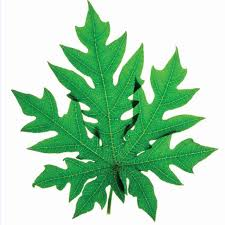
#> input picture Tugas_Sesi2/Citra Digital/Daun Pepaya.jpeg, 225 x 225 px, found by its file name
$ python Binner_Channel.py
#> lines starting #> are read from the running program, lines starting #| are printed output that depends on the picture; after the words box and inside, x2 and y2 are one past the last pixel; in counts of white or black regions, pixels touching at a corner belong together
import numpy as np
import imageio.v3 as img

image_path = "D:\OneDrive\Documents\RGB\Tugas_Sesi2\Citra Digital\Daun Pepaya.jpeg"
image = img.imread(image_path)
#> image is the input picture: shape (225, 225, 3); mean R, G, B 168.7, 212.2, 179.1

if len (image.shape) < 3 or image.shape[2] != 3:
    print("Format Gambar Harus RGB")
    exit()

red = image[:,:,0]
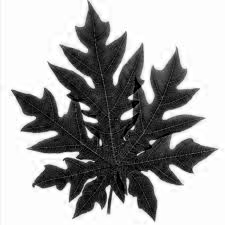
#> red: shape (225, 225); min 0, max 255, mean 168.7
green = image[:,:,1]
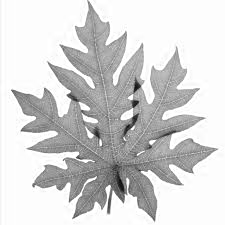
#> green: shape (225, 225); min 8, max 255, mean 212.2
blue = image[:,:,2]
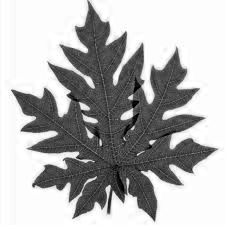
#> blue: shape (225, 225); min 0, max 255, mean 179.1

gray = 0.299 * red + 0.587 * green + 0.144 * blue
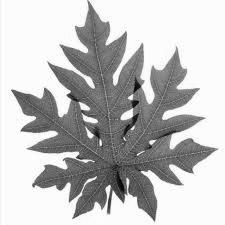
#> gray: shape (225, 225) float64; min 4.7, max 262.6, mean 200.8; drawn with min black and max white

image_gray = np.zeros_like(image)
image_gray[:,:,0] = gray
image_gray[:,:,1] = gray
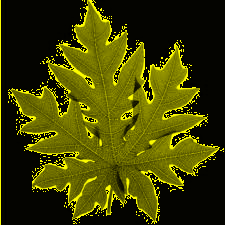
#> image_gray: shape (225, 225, 3); mean of channels 0, 1, 2 65.2, 65.2, 0; drawn as R, G, B
image_gray[:,:,2] = gray
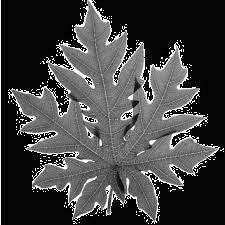
#> image_gray: shape (225, 225, 3); min 0, max 255, mean 65.2

threshold = 100
image_bw = np.zeros_like(image)

for i in range(0, len(gray)):
    for j in range(0, len(gray[i])):
        if gray[i][j] > threshold:
            image_bw[i][j] = 255
        else:
            image_bw[i][j] = 0
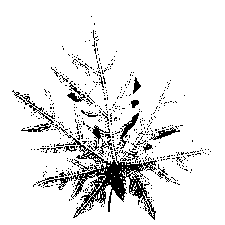
#> image_bw: shape (225, 225, 3); 90.5% white; black in thin lines or dots, all inside (x1, y1, x2, y2) = (12, 16, 211, 220)


img.imwrite("bw_pepaya.jpg", image_bw)

print("Proses Berhasil")

$ run again, with Tugas_Sesi2/Citra Digital/Daun Kenikir.jpeg copied over Tugas_Sesi2/Citra Digital/Daun Pepaya.jpeg
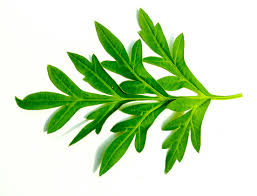
#> input picture Tugas_Sesi2/Citra Digital/Daun Kenikir.jpeg, 257 x 196 px, found by its file name
#> image is the input picture: shape (196, 257, 3); mean R, G, B 201.1, 226, 187.3
#> `image_gray[:,:,2] = gray`:
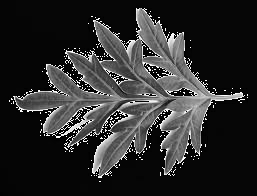
#> image_gray: shape (196, 257, 3); min 0, max 255, mean 43.9
#> after the loop `for i in range(0, len(gray)):`:
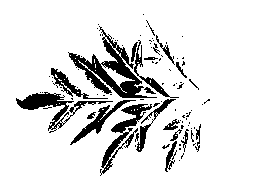
#> image_bw: shape (196, 257, 3); 88.1% white; 95 black regions (73 under 20 px), largest, box (x1, y1, x2, y2) and area: (68, 26, 157, 98) 1749, (16, 92, 113, 133) 913, (100, 104, 152, 176) 837

$ run again, with Tugas_Sesi2/Citra Digital/Daun Singkong.jpeg copied over Tugas_Sesi2/Citra Digital/Daun Pepaya.jpeg
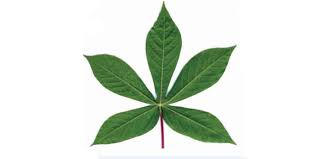
#> input picture Tugas_Sesi2/Citra Digital/Daun Singkong.jpeg, 318 x 159 px, found by its file name
#> image is the input picture: shape (159, 318, 3); mean R, G, B 219.4, 227.6, 217.1
#> `image_gray[:,:,2] = gray`:
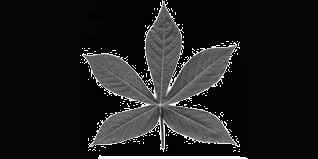
#> image_gray: shape (159, 318, 3); min 0, max 255, mean 31.2
#> after the loop `for i in range(0, len(gray)):`:
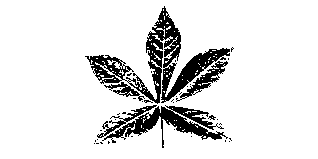
#> image_bw: shape (159, 318, 3); 88.1% white; 41 black regions (35 under 20 px), largest, box (x1, y1, x2, y2) and area: (85, 6, 230, 104) 3254, (102, 105, 228, 148) 1631, (176, 61, 228, 102) 461, (97, 105, 157, 138) 316, (104, 82, 145, 101) 221, (208, 115, 216, 120) 20
